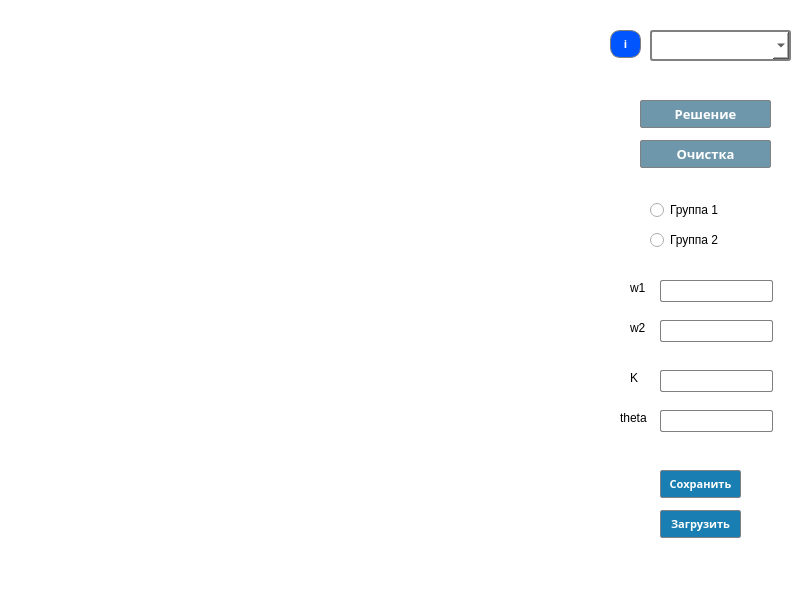
<?xml version="1.0" encoding="UTF-8"?>
<ui version="4.0">
 <class>MainWindow</class>
 <widget class="QMainWindow" name="MainWindow">
  <property name="geometry">
   <rect>
    <x>0</x>
    <y>0</y>
    <width>800</width>
    <height>609</height>
   </rect>
  </property>
  <property name="windowTitle">
   <string>MainWindow</string>
  </property>
  <property name="styleSheet">
   <string notr="true">background-color: rgb(255, 255, 255);</string>
  </property>
  <widget class="QWidget" name="centralwidget">
   <widget class="QPushButton" name="clearButton">
    <property name="geometry">
     <rect>
      <x>640</x>
      <y>140</y>
      <width>131</width>
      <height>28</height>
     </rect>
    </property>
    <property name="styleSheet">
     <string notr="true">background-color: rgb(110, 151, 171);
border-radius:2%;
color: rgb(255, 255, 255);
font: bold 10pt;
font-family: Cascadia Code;
border: 1px solid gray;</string>
    </property>
    <property name="text">
     <string>Очистка</string>
    </property>
   </widget>
   <widget class="QPushButton" name="solveButton">
    <property name="geometry">
     <rect>
      <x>640</x>
      <y>100</y>
      <width>131</width>
      <height>28</height>
     </rect>
    </property>
    <property name="styleSheet">
     <string notr="true">background-color: rgb(110, 151, 171);
border-radius:2%;
color: rgb(255, 255, 255);
font: bold 10pt;
font-family: Cascadia Code;
border: 1px solid gray;</string>
    </property>
    <property name="text">
     <string>Решение</string>
    </property>
   </widget>
   <widget class="QComboBox" name="comboBox">
    <property name="geometry">
     <rect>
      <x>650</x>
      <y>30</y>
      <width>141</width>
      <height>31</height>
     </rect>
    </property>
    <property name="styleSheet">
     <string notr="true">border-radius: 3px;
border: 2px solid gray;</string>
    </property>
   </widget>
   <widget class="QLineEdit" name="lineEdit_w1">
    <property name="geometry">
     <rect>
      <x>660</x>
      <y>280</y>
      <width>113</width>
      <height>22</height>
     </rect>
    </property>
    <property name="styleSheet">
     <string notr="true">border-radius: 2%;
border: 1px solid gray;</string>
    </property>
   </widget>
   <widget class="QLineEdit" name="lineEdit_w2">
    <property name="geometry">
     <rect>
      <x>660</x>
      <y>320</y>
      <width>113</width>
      <height>22</height>
     </rect>
    </property>
    <property name="styleSheet">
     <string notr="true">border-radius: 2%;
border: 1px solid gray;</string>
    </property>
   </widget>
   <widget class="QLineEdit" name="lineEdit_k">
    <property name="geometry">
     <rect>
      <x>660</x>
      <y>370</y>
      <width>113</width>
      <height>22</height>
     </rect>
    </property>
    <property name="styleSheet">
     <string notr="true">border-radius: 2%;
border: 1px solid gray;</string>
    </property>
   </widget>
   <widget class="QLineEdit" name="lineEdit_theta">
    <property name="geometry">
     <rect>
      <x>660</x>
      <y>410</y>
      <width>113</width>
      <height>22</height>
     </rect>
    </property>
    <property name="styleSheet">
     <string notr="true">border-radius: 2%;
border: 1px solid gray;</string>
    </property>
   </widget>
   <widget class="QLabel" name="label">
    <property name="geometry">
     <rect>
      <x>630</x>
      <y>280</y>
      <width>21</width>
      <height>16</height>
     </rect>
    </property>
    <property name="text">
     <string>w1</string>
    </property>
   </widget>
   <widget class="QLabel" name="label_2">
    <property name="geometry">
     <rect>
      <x>630</x>
      <y>320</y>
      <width>21</width>
      <height>16</height>
     </rect>
    </property>
    <property name="text">
     <string>w2</string>
    </property>
   </widget>
   <widget class="QLabel" name="label_3">
    <property name="geometry">
     <rect>
      <x>630</x>
      <y>370</y>
      <width>21</width>
      <height>16</height>
     </rect>
    </property>
    <property name="text">
     <string>K</string>
    </property>
   </widget>
   <widget class="QLabel" name="label_4">
    <property name="geometry">
     <rect>
      <x>620</x>
      <y>410</y>
      <width>31</width>
      <height>16</height>
     </rect>
    </property>
    <property name="text">
     <string>theta</string>
    </property>
   </widget>
   <widget class="QWidget" name="widget" native="true">
    <property name="geometry">
     <rect>
      <x>20</x>
      <y>10</y>
      <width>531</width>
      <height>511</height>
     </rect>
    </property>
   </widget>
   <widget class="QRadioButton" name="radioButton">
    <property name="geometry">
     <rect>
      <x>650</x>
      <y>200</y>
      <width>95</width>
      <height>20</height>
     </rect>
    </property>
    <property name="text">
     <string>Группа 1</string>
    </property>
   </widget>
   <widget class="QRadioButton" name="radioButton_2">
    <property name="geometry">
     <rect>
      <x>650</x>
      <y>230</y>
      <width>95</width>
      <height>20</height>
     </rect>
    </property>
    <property name="text">
     <string>Группа 2</string>
    </property>
   </widget>
   <widget class="QPushButton" name="saveButton">
    <property name="geometry">
     <rect>
      <x>660</x>
      <y>470</y>
      <width>81</width>
      <height>28</height>
     </rect>
    </property>
    <property name="styleSheet">
     <string notr="true">background-color: rgb(25, 126, 178);
border-radius:2%;
color: rgb(255, 255, 255);
font: bold 8pt;
font-family: Cascadia Code;
border: 1px solid gray;</string>
    </property>
    <property name="text">
     <string>Сохранить</string>
    </property>
   </widget>
   <widget class="QPushButton" name="loadButton">
    <property name="geometry">
     <rect>
      <x>660</x>
      <y>510</y>
      <width>81</width>
      <height>28</height>
     </rect>
    </property>
    <property name="styleSheet">
     <string notr="true">background-color: rgb(25, 126, 178);
border-radius:2%;
color: rgb(255, 255, 255);
font: bold 8pt;
font-family: Cascadia Code;
border: 1px solid gray;</string>
    </property>
    <property name="text">
     <string>Загрузить</string>
    </property>
   </widget>
   <widget class="QPushButton" name="saveButton_2">
    <property name="geometry">
     <rect>
      <x>610</x>
      <y>30</y>
      <width>31</width>
      <height>28</height>
     </rect>
    </property>
    <property name="styleSheet">
     <string notr="true">color: rgb(252, 253, 255);
background-color: rgb(0, 85, 255);
color: rgb(255, 255, 255);
font: bold 8pt;
font-family: Cascadia Code;
border: 1px solid gray;
border-radius: 10px;</string>
    </property>
    <property name="text">
     <string>i</string>
    </property>
   </widget>
  </widget>
  <widget class="QMenuBar" name="menubar">
   <property name="geometry">
    <rect>
     <x>0</x>
     <y>0</y>
     <width>800</width>
     <height>26</height>
    </rect>
   </property>
  </widget>
  <widget class="QStatusBar" name="statusbar"/>
 </widget>
 <resources/>
 <connections/>
</ui>
